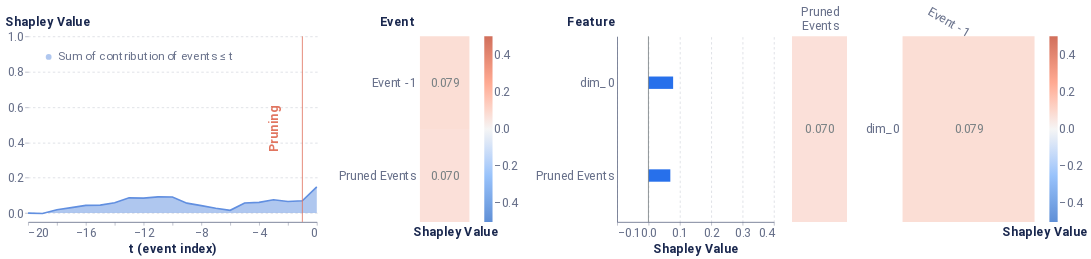

The code cell stored with this chart in its notebook:
### Markdown cell above
Note: 
Since, the distribution of scores has changed for each interaction or for each perturbed interaction, there is a need to 
normalize the scores in order to compare SHAPLEY values across interactions or when calculating global explanations.

### Code cell
median_event = np.argsort(array)[len(array)//2]
local_event_explaination(median_event)

### Figure 1 — Vega-Lite specification as saved in the notebook (floating-point values rounded to 4 significant figures)
{"config": {"axis": {"domain": true, "domainColor": "#666F89", "grid": false, "gridCap": "round", "gridColor": "#B3B7C4", "gridDash": [2, 4], "gridWidth": 0.5, "labelColor": "#666F89", "labelFont": "Roboto, Arial, sans-serif", "labelPadding": 2, "tickColor": "#666F89", "tickOpacity": 0.5, "tickSize": 4, "titleColor": "#19274E", "titleFont": "Roboto, Arial, sans-serif", "titleFontSize": 12}, "axisBand": {"domain": true, "labelPadding": 4, "ticks": false}, "axisY": {"domain": false, "titleAlign": "left", "titleAngle": 0, "titleX": -20, "titleY": -10}, "legend": {"labelColor": "#666F89", "labelFont": "Roboto, Arial, sans-serif", "labelFontSize": 12, "symbolSize": 40, "titleColor": "#19274E", "titleFont": "Roboto, Arial, sans-serif", "titleFontSize": 12, "titlePadding": 4}, "arc": {"stroke": "#FFFFFF", "strokeWidth": 1}, "bar": {"fill": "#2770EB", "stroke": null}, "line": {"stroke": "#2770EB", "strokeWidth": 2}, "path": {"stroke": "#2770EB", "strokeWidth": 0.5}, "point": {"fill": "#2770EB", "shape": "circle", "filled": true}, "rect": {"fill": "#2770EB"}, "rule": {"stroke": "#666F89"}, "shape": {"stroke": "#2770EB"}, "text": {"color": "#19274E", "font": "Roboto, Arial, sans-serif", "fontSize": 12}, "range": {"category": ["#2770EB", "#77B98A", "#DA5252", "#FFC400", "#A87AEA", "#00A39E", "#19274E"], "diverging": ["#006360", "#2BB3AE", "#96D9D7", "#FFFFFF", "#EDAAAA", "#DA5252", "#811D1D"], "heatmap": ["#18448F", "#1B4EA5", "#2770EB", "#4C88EE", "#82ACF3", "#A6C4F7", "#E9F1FD"], "ramp": ["#18448F", "#1B4EA5", "#2770EB", "#4C88EE", "#82ACF3", "#A6C4F7", "#E9F1FD"]}, "background": "#FFFFFF", "group": {"fill": "#FFFFFF"}, "header": {"labelColor": "#19274E", "labelFont": "Roboto, Arial, sans-serif", "labelFontSize": 12, "titleColor": "#19274E", "titleFont": "Roboto, Arial, sans-serif", "titleFontSize": 16}, "title": {"anchor": "start", "color": "#19274E", "font": "Roboto, Arial, sans-serif", "fontSize": 20, "fontWeight": "bold", "offset": 20, "subtitleColor": "#19274E", "subtitleFontSize": 16}, "view": {"continuousHeight": 300, "continuousWidth": 400, "stroke": "transparent"}}, "hconcat": [{"layer": [{"mark": {"type": "area", "opacity": 0.5}, "encoding": {"color": {"field": "Coalition", "legend": {"fillColor": "white", "labelFontSize": 14, "labelLimit": 0, "orient": "top-left", "symbolSize": 50, "symbolStrokeWidth": 0, "title": null}, "scale": {"domain": ["Sum of contribution of events ≤ t"], "range": ["#618FE0"]}, "type": "nominal"}, "x": {"axis": {"labelFontSize": 15, "title": "t (event index)", "titleFontSize": 15}, "field": "t (event index)", "type": "quantitative"}, "y": {"axis": {"grid": true, "labelFontSize": 15, "titleFontSize": 15, "titleX": -28}, "field": "Shapley Value", "scale": {"domain": [-0.05, 1]}, "type": "quantitative"}}}, {"mark": "line", "encoding": {"color": {"field": "Coalition", "legend": {"fillColor": "white", "labelFontSize": 14, "labelLimit": 0, "orient": "top-left", "symbolSize": 50, "symbolStrokeWidth": 0, "title": null}, "scale": {"domain": ["Sum of contribution of events ≤ t"], "range": ["#618FE0"]}, "type": "nominal"}, "x": {"axis": {"labelFontSize": 15, "title": "t (event index)", "titleFontSize": 15}, "field": "t (event index)", "type": "quantitative"}, "y": {"axis": {"grid": true, "labelFontSize": 15, "titleFontSize": 15, "titleX": -28}, "field": "Shapley Value", "scale": {"domain": [-0.05, 1]}, "type": "quantitative"}}}, {"data": {"name": "data-a78e7365baaeffdc97857c4e82cc8124"}, "mark": {"type": "rule", "color": "#E17560"}, "encoding": {"x": {"field": "x", "type": "quantitative"}}}, {"data": {"name": "data-c1d76f8e2a7238ada1f530b85ecb2589"}, "mark": {"type": "text", "angle": 270, "color": "#E17560", "fontSize": 15, "fontWeight": "bold", "text": "Pruning"}, "encoding": {"x": {"field": "x", "type": "quantitative"}}}], "data": {"name": "data-db39a07caba57634c48f79a64fc566c8"}, "height": 225, "width": 350}, {"layer": [{"mark": "rect", "encoding": {"color": {"field": "rounded", "legend": {"gradientLength": 225, "gradientThickness": 10, "labelFontSize": 15, "orient": "right"}, "scale": {"domain": [-0.5, 0.5], "range": ["#5f8fd6", "#99c3fb", "#f5f5f5", "#ffaa92", "#d16f5b"]}, "title": null, "type": "quantitative"}, "x": {"axis": {"title": "Shapley Value", "titleFontSize": 15}, "field": "column", "type": "ordinal"}, "y": {"axis": {"domain": false, "labelFontSize": 15, "title": "Event", "titleFontSize": 15, "titleX": -49}, "field": "Feature", "sort": ["Event -1", "Pruned Events"], "type": "ordinal"}}}, {"mark": {"type": "text", "align": "right", "baseline": "middle", "color": "#798184", "dx": 18, "fontSize": 15}, "encoding": {"text": {"field": "rounded_str", "type": "nominal"}, "x": {"axis": {"domain": false, "labels": false, "title": "Shapley Value", "titleX": 43}, "field": "column", "type": "ordinal"}, "y": {"axis": {"domain": false, "labelFontSize": 15, "title": "Event", "titleFontSize": 15, "titleX": -49}, "field": "Feature", "sort": ["Event -1", "Pruned Events"], "type": "ordinal"}}}], "data": {"name": "data-7d132e26862a0ed076364157135028ed"}, "height": 225, "width": 60}, {"layer": [{"data": {"name": "data-ffdb92cde2ca07cec9e1c361ae485699"}, "mark": {"type": "bar", "size": 15, "thickness": 1}, "encoding": {"x": {"axis": {"grid": true, "labelFontSize": 15, "title": "Shapley Value", "titleFontSize": 15}, "field": "Shapley Value", "scale": {"domain": [-0.1, 0.4]}, "type": "quantitative"}, "y": {"axis": {"labelFontSize": 15, "title": "Feature", "titleFontSize": 15, "titleX": -61}, "field": "Feature", "sort": {"field": "sort_col", "order": "descending"}, "type": "nominal"}}}, {"data": {"name": "data-9c00aa9dc2b1c1a0b4bf9b34ead12925"}, "mark": {"type": "rule", "color": "#798184"}, "encoding": {"x": {"field": "x", "type": "quantitative"}}}], "height": 225, "width": 190}, {"hconcat": [{"layer": [{"mark": "rect", "encoding": {"color": {"field": "rounded", "legend": null, "scale": {"domain": [-0.5, 0.5], "range": ["#5f8fd6", "#99c3fb", "#f5f5f5", "#ffaa92", "#d16f5b"]}, "title": null, "type": "quantitative"}, "x": {"axis": {"titleFontSize": 15}, "field": "Event", "type": "nominal"}, "y": {"axis": {"domain": false, "labels": false, "title": null}, "field": "Feature", "type": "nominal"}}}, {"mark": {"type": "text", "align": "right", "baseline": "middle", "color": "#798184", "dx": 18, "fontSize": 15}, "encoding": {"text": {"field": "rounded_str", "type": "nominal"}, "x": {"axis": {"domain": false, "labelAngle": 0, "labelFontSize": 15, "labelOffset": 24, "labelPadding": 30, "orient": "top", "title": null}, "field": "Event", "type": "nominal"}, "y": {"axis": {"domain": false, "labels": false, "title": null}, "field": "Feature", "type": "nominal"}}}], "data": {"name": "data-3c2fef6d70373b640ac9337b3b42ba88"}, "height": 225, "width": 66.67}, {"layer": [{"mark": "rect", "encoding": {"color": {"field": "rounded", "legend": {"gradientLength": 225, "gradientThickness": 10, "labelFontSize": 15, "orient": "right"}, "scale": {"domain": [-0.5, 0.5], "range": ["#5f8fd6", "#99c3fb", "#f5f5f5", "#ffaa92", "#d16f5b"]}, "title": null, "type": "quantitative"}, "x": {"axis": {"titleFontSize": 15}, "field": "Event", "sort": ["Event -1"], "type": "nominal"}, "y": {"axis": {"domain": false, "labelFontSize": 15, "title": null}, "field": "Feature", "sort": ["dim_0"], "type": "nominal"}}}, {"mark": {"type": "text", "align": "right", "baseline": "middle", "color": "#798184", "dx": 18, "fontSize": 15}, "encoding": {"text": {"field": "rounded_str", "type": "nominal"}, "x": {"axis": {"domain": false, "labelAngle": 30, "labelFontSize": 15, "orient": "top", "title": "Shapley Value", "titleX": 172, "titleY": 245}, "field": "Event", "sort": ["Event -1"], "type": "nominal"}, "y": {"axis": {"domain": false, "labelFontSize": 15, "title": null}, "field": "Feature", "sort": ["dim_0"], "type": "nominal"}}}], "data": {"name": "data-b1c8382a16158259853374e035400d4a"}, "height": 225, "width": 160}], "resolve": {"scale": {"color": "independent"}}}], "resolve": {"scale": {"color": "independent"}}, "$schema": "https://vega.github.io/schema/vega-lite/v4.17.0.json", "datasets": {"data-db39a07caba57634c48f79a64fc566c8": [{"Coalition": "Sum of contribution of events > t", "t (event index)": 0, "Shapley Value": -5.96e-08}, {"Coalition": "Sum of contribution of events ≤ t", "t (event index)": 0, "Shapley Value": 0.1485}, {"Coalition": "Sum of contribution of events > t", "t (event index)": -1, "Shapley Value": 0.07871}, {"Coalition": "Sum of contribution of events ≤ t", "t (event index)": -1, "Shapley Value": 0.06981}, {"Coalition": "Sum of contribution of events > t", "t (event index)": -2, "Shapley Value": 0.08277}, {"Coalition": "Sum of contribution of events ≤ t", "t (event index)": -2, "Shapley Value": 0.06575}, {"Coalition": "Sum of contribution of events > t", "t (event index)": -3, "Shapley Value": 0.07331}, {"Coalition": "Sum of contribution of events ≤ t", "t (event index)": -3, "Shapley Value": 0.07522}, {"Coalition": "Sum of contribution of events > t", "t (event index)": -4, "Shapley Value": 0.08781}, {"Coalition": "Sum of contribution of events ≤ t", "t (event index)": -4, "Shapley Value": 0.06071}, {"Coalition": "Sum of contribution of events > t", "t (event index)": -5, "Shapley Value": 0.09144}, {"Coalition": "Sum of contribution of events ≤ t", "t (event index)": -5, "Shapley Value": 0.05708}, {"Coalition": "Sum of contribution of events > t", "t (event index)": -6, "Shapley Value": 0.1329}, {"Coalition": "Sum of contribution of events ≤ t", "t (event index)": -6, "Shapley Value": 0.01563}, {"Coalition": "Sum of contribution of events > t", "t (event index)": -7, "Shapley Value": 0.1212}, {"Coalition": "Sum of contribution of events ≤ t", "t (event index)": -7, "Shapley Value": 0.0273}, {"Coalition": "Sum of contribution of events > t", "t (event index)": -8, "Shapley Value": 0.1062}, {"Coalition": "Sum of contribution of events ≤ t", "t (event index)": -8, "Shapley Value": 0.0423}, {"Coalition": "Sum of contribution of events > t", "t (event index)": -9, "Shapley Value": 0.09246}, {"Coalition": "Sum of contribution of events ≤ t", "t (event index)": -9, "Shapley Value": 0.05606}, {"Coalition": "Sum of contribution of events > t", "t (event index)": -10, "Shapley Value": 0.05728}, {"Coalition": "Sum of contribution of events ≤ t", "t (event index)": -10, "Shapley Value": 0.09125}, {"Coalition": "Sum of contribution of events > t", "t (event index)": -11, "Shapley Value": 0.05666}, {"Coalition": "Sum of contribution of events ≤ t", "t (event index)": -11, "Shapley Value": 0.09187}, {"Coalition": "Sum of contribution of events > t", "t (event index)": -12, "Shapley Value": 0.0639}, {"Coalition": "Sum of contribution of events ≤ t", "t (event index)": -12, "Shapley Value": 0.08463}, {"Coalition": "Sum of contribution of events > t", "t (event index)": -13, "Shapley Value": 0.0622}, {"Coalition": "Sum of contribution of events ≤ t", "t (event index)": -13, "Shapley Value": 0.08632}, {"Coalition": "Sum of contribution of events > t", "t (event index)": -14, "Shapley Value": 0.09027}, {"Coalition": "Sum of contribution of events ≤ t", "t (event index)": -14, "Shapley Value": 0.05825}, {"Coalition": "Sum of contribution of events > t", "t (event index)": -15, "Shapley Value": 0.1034}, {"Coalition": "Sum of contribution of events ≤ t", "t (event index)": -15, "Shapley Value": 0.04517}, {"Coalition": "Sum of contribution of events > t", "t (event index)": -16, "Shapley Value": 0.1046}, {"Coalition": "Sum of contribution of events ≤ t", "t (event index)": -16, "Shapley Value": 0.04388}, {"Coalition": "Sum of contribution of events > t", "t (event index)": -17, "Shapley Value": 0.1177}, {"Coalition": "Sum of contribution of events ≤ t", "t (event index)": -17, "Shapley Value": 0.03086}, {"Coalition": "Sum of contribution of events > t", "t (event index)": -18, "Shapley Value": 0.1294}, {"Coalition": "Sum of contribution of events ≤ t", "t (event index)": -18, "Shapley Value": 0.01915}, {"Coalition": "Sum of contribution of events > t", "t (event index)": -19, "Shapley Value": 0.1507}, {"Coalition": "Sum of contribution of events ≤ t", "t (event index)": -19, "Shapley Value": -0.002128}, {"Coalition": "Sum of contribution of events > t", "t (event index)": -20, "Shapley Value": 0.1485}, {"Coalition": "Sum of contribution of events ≤ t", "t (event index)": -20, "Shapley Value": -5.96e-08}], "data-a78e7365baaeffdc97857c4e82cc8124": [{"x": -1}], "data-c1d76f8e2a7238ada1f530b85ecb2589": [{"x": -3}], "data-7d132e26862a0ed076364157135028ed": [{"Shapley Value": 0.07871, "Feature": "Event -1", "row": 1, "column": 1, "rounded": 0.079, "rounded_str": "0.079"}, {"Shapley Value": 0.06981, "Feature": "Pruned Events", "row": 2, "column": 1, "rounded": 0.07, "rounded_str": "0.070"}], "data-ffdb92cde2ca07cec9e1c361ae485699": [{"Random seed": 42, "NSamples": 32000, "Feature": "dim_0", "Shapley Value": 0.07871, "sort_col": 0.07871}, {"Random seed": 42, "NSamples": 32000, "Feature": "Pruned Events", "Shapley Value": 0.06981, "sort_col": 0.06981}], "data-9c00aa9dc2b1c1a0b4bf9b34ead12925": [{"x": 0}], "data-3c2fef6d70373b640ac9337b3b42ba88": [{"Event": ["Pruned", "Events"], "Feature": "Other features", "rounded": 0.07, "rounded_str": "0.070"}], "data-b1c8382a16158259853374e035400d4a": [{"Event": "Event -1", "Feature": "dim_0", "Shapley Value": 0.07871, "rounded": 0.079, "rounded_str": "0.079"}]}}
